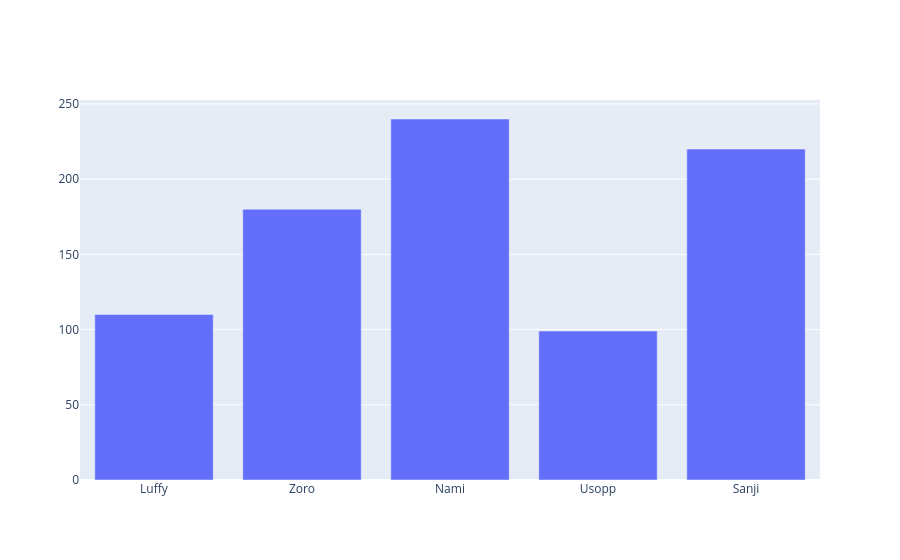
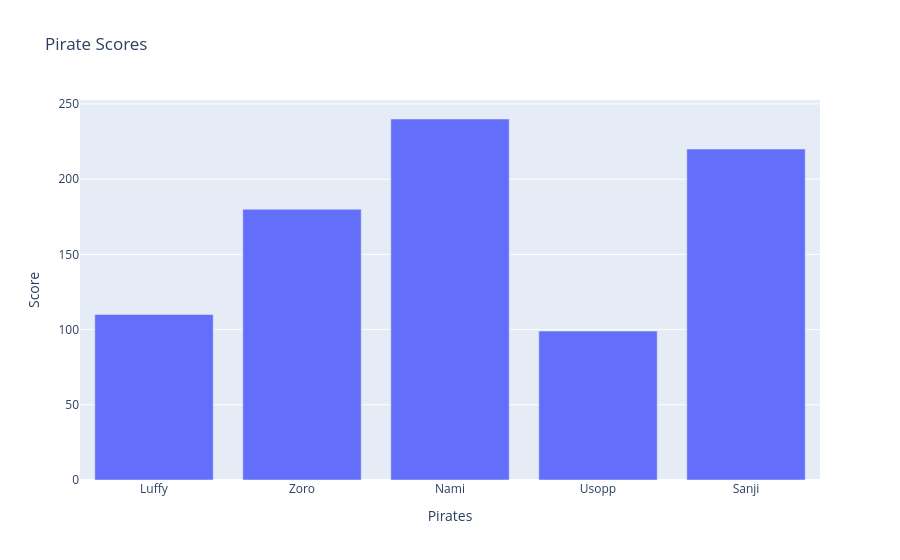

Here is the notebook cell these charts were saved with, in order:
### Code cell
x1 = np.array(["Luffy", "Zoro", "Nami", "Usopp", "Sanji"])
y1 = np.array([110, 180, 240, 99, 220])

# Example: simple bar chart
fig = go.Figure(data=go.Bar(x=x1, y=y1))
fig.show()

#Note: Plotly syntax is different from matplotlib/seaborn
#make our figure
graph = go.Figure()

# choose our plot type (bar) and our data
graph.add_trace(go.Bar(x=x1, y=y1))

#making the plot
graph.update_layout(
title="Pirate Scores",
xaxis_title="Pirates",
yaxis_title="Score")
graph.show()

### Figure 1 — Plotly figure (JSON) as saved in the notebook; plotly's stock layout.template omitted (floating-point values rounded to 4 significant figures)
{"data": [{"type": "bar", "x": ["Luffy", "Zoro", "Nami", "Usopp", "Sanji"], "y": [110, 180, 240, 99, 220]}], "layout": {}}

### Figure 2 — Plotly figure (JSON) as saved in the notebook; plotly's stock layout.template omitted (floating-point values rounded to 4 significant figures)
{"data": [{"type": "bar", "x": ["Luffy", "Zoro", "Nami", "Usopp", "Sanji"], "y": [110, 180, 240, 99, 220]}], "layout": {"title": {"text": "Pirate Scores"}, "xaxis": {"title": {"text": "Pirates"}}, "yaxis": {"title": {"text": "Score"}}}}
